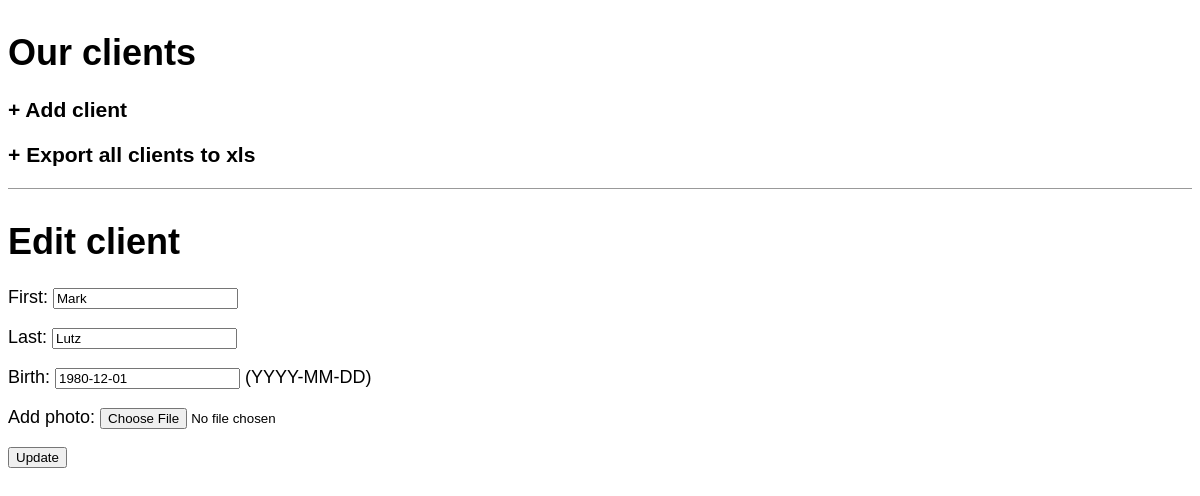
The page /edit_client/6/ on the database its author committed.
### clients/models.py (models this page shows, shortened)
class Client(models.Model):
    first = models.CharField(max_length=250)
    last = models.CharField(max_length=250)
    birth = models.DateField(blank=True, null=True, help_text='(YYYY-MM-DD)')
    image = models.ImageField(blank=True, upload_to='images', verbose_name='Add photo:')
    def age(self):
        import datetime
        if self.birth == None:
            return None
        else:
            return int((datetime.date.today() - self.birth).days / 365.25)
    age = property(age)
    class Meta:
        ordering = ['last']

### clients/views.py (the view)
# urls.py: path('edit_client/<int:pk>/', views.EditClientView.as_view(), name='edit_client'),
class EditClientView(UpdateView):
    model = Client
    template_name = 'edit_client.html'
    fields = '__all__'

### templates/edit_client.html (shortened to what this page needs)
{% extends 'base.html' %}
{% block content %}
<h1>Edit client</h1>
<form method="post" enctype="multipart/form-data">
    {{ form.as_p }}
<input type="submit" value="Update" />
</form>
{% endblock %}

### static/css/base.css (style rules this page uses)
body { font-family: 'Source Sans Pro', sans-serif; font-size: 18px; }

### rows shown on the page
Client: first "Mark", last "Lutz", birth "1980-12-01"
